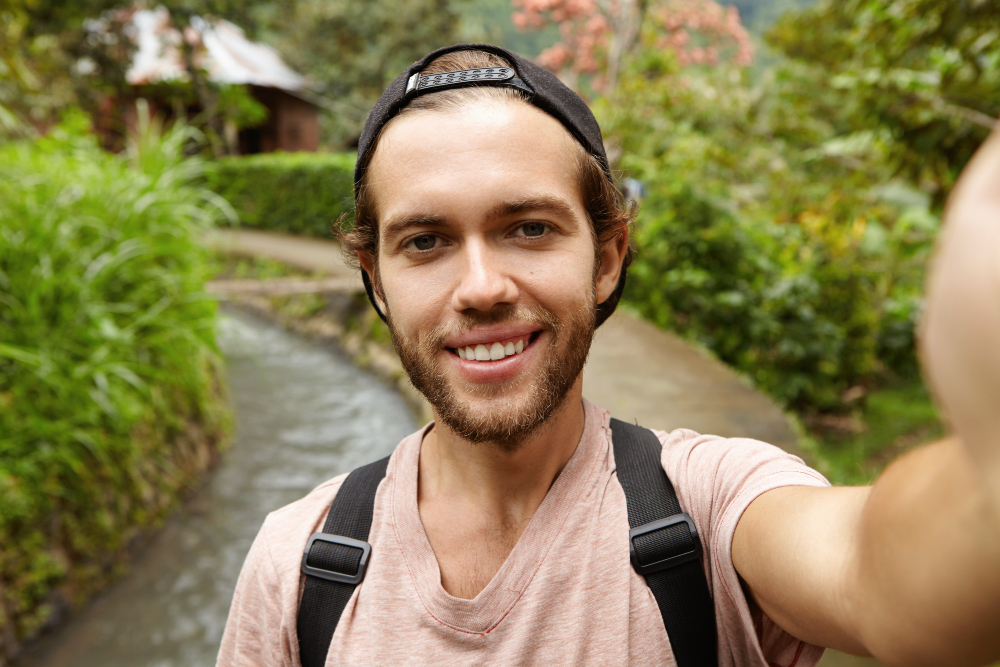
#> input picture imgs/pic1.jpg, 1000 x 667 px; its folder holds 2 pictures in this run
$ python photoEditor.py
#> lines starting #> are read from the running program, lines starting #| are printed output that depends on the picture
#> the answer given: 1
from PIL import Image, ImageEnhance, ImageFilter
import os

path = "./imgs"  # folder for unedited images
pathOut = "/editedImgs"  # folder for edited images


def saving_imgs(filename, edit):
    clean_name = os.path.splitext(filename)[0]

    edit.save(f'.{pathOut}/{clean_name}_edited.jpg')


def beautify():
    for filename in os.listdir(path):
        img = Image.open(f"{path}/{filename}")
#> img is the input picture: PIL image 1000x667 RGB; mean R, G, B 139.4, 127.2, 84

        # sharpening, BW
        edit = img.filter(ImageFilter.SHARPEN)

        factor = 1.5
        enhancer = ImageEnhance.Contrast(edit)
        bright = 1.2
        brightness = ImageEnhance.Brightness(edit)
        enhancer.enhance(factor)
        edit = brightness.enhance(bright)
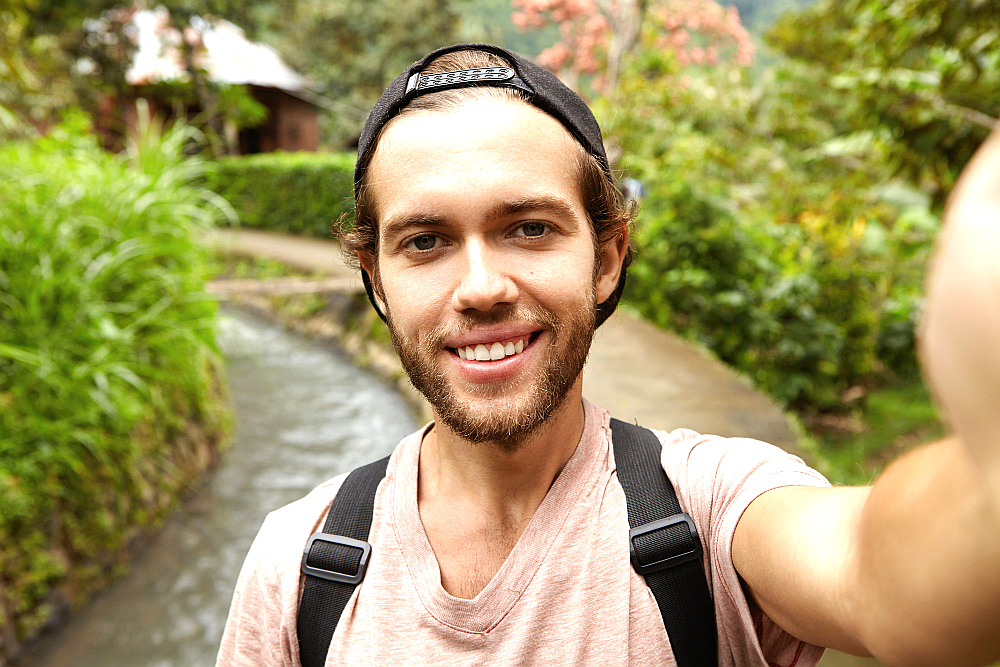
#> edit: PIL image 1000x667 RGB; mean R, G, B 163, 151.3, 99.9

        saving_imgs(filename, edit)
    print('Images were edited')


# [87 lines left out: functions color_convert, rotate, sharpness, contrast, brightness, resize, not called in this run]


# editing pic

while True:
    print('''
    Chose edit mode:
        (1) beautify mode (sharpen, contrast, brightness etc.)
        (2) color convert
        (3) rotate photo
        (4) sharpness
        (5) contrast
        (6) brightness
        (7) resize
        (0) to exit''')
#> (the run stopped early here; a loop or call above may not have finished)
